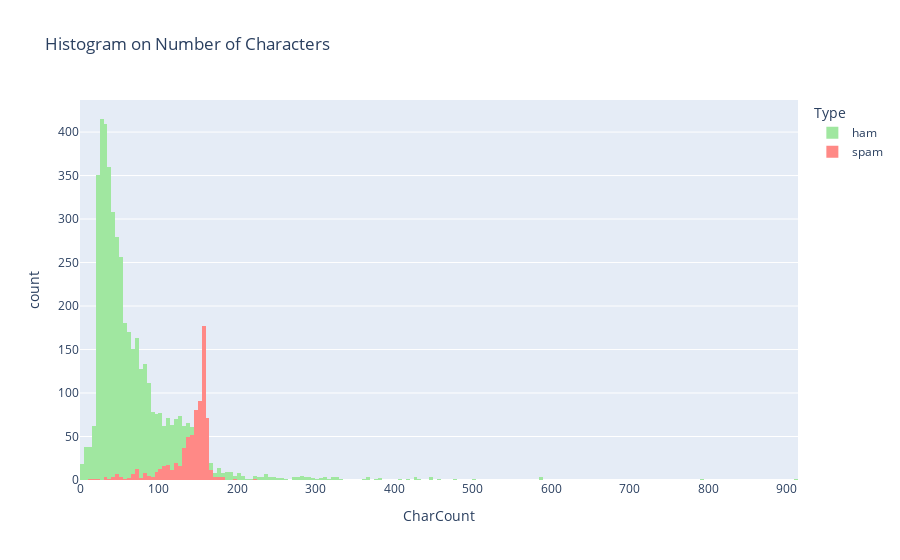

This figure's notebook cell:
### Markdown cell above
### <blockquote> Histograms of *CharCount*, *NumWords*, *NumSentence*

### Code cell
eda_charc_hist = px.histogram(df[['CharCount', 'Type']], x='CharCount', color='Type', template='plotly', title='Histogram on Number of Characters', color_discrete_sequence=["#A0e7A0", "#FF8986"])
eda_charc_hist.update_layout(barmode='overlay')

### Figure 1 — Plotly figure (JSON) as saved in the notebook; plotly's stock layout.template omitted (floating-point values rounded to 4 significant figures; data arrays with more than 128 entries replaced by an {"elided": "..."} marker saying what was removed)
{"data": [{"alignmentgroup": "True", "bingroup": "x", "hovertemplate": "Type=ham<br>CharCount=%{x}<br>count=%{y}<extra></extra>", "legendgroup": "ham", "marker": {"color": "#A0e7A0", "pattern": {"shape": ""}}, "name": "ham", "offsetgroup": "ham", "orientation": "v", "showlegend": true, "x": {"elided": "4827 int values"}, "xaxis": "x", "yaxis": "y", "type": "histogram"}, {"alignmentgroup": "True", "bingroup": "x", "hovertemplate": "Type=spam<br>CharCount=%{x}<br>count=%{y}<extra></extra>", "legendgroup": "spam", "marker": {"color": "#FF8986", "pattern": {"shape": ""}}, "name": "spam", "offsetgroup": "spam", "orientation": "v", "showlegend": true, "x": {"elided": "747 int values"}, "xaxis": "x", "yaxis": "y", "type": "histogram"}], "layout": {"xaxis": {"anchor": "y", "domain": [0.0, 1.0], "title": {"text": "CharCount"}}, "yaxis": {"anchor": "x", "domain": [0.0, 1.0], "title": {"text": "count"}}, "legend": {"title": {"text": "Type"}, "tracegroupgap": 0}, "title": {"text": "Histogram on Number of Characters"}, "barmode": "overlay"}}
